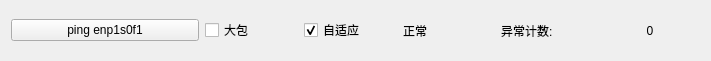
    <widget class="QWidget" name="horizontalLayoutWidget_4">
     <property name="geometry">
      <rect>
       <x>6</x>
       <y>790</y>
       <width>711</width>
       <height>61</height>
      </rect>
     </property>
     <layout class="QHBoxLayout" name="horizontalLayout_4">
      <item>
       <widget class="QPushButton" name="pushButton_4">
        <property name="sizePolicy">
         <sizepolicy hsizetype="Fixed" vsizetype="Fixed">
          <horstretch>188</horstretch>
          <verstretch>0</verstretch>
         </sizepolicy>
        </property>
        <property name="minimumSize">
         <size>
          <width>188</width>
          <height>0</height>
         </size>
        </property>
        <property name="maximumSize">
         <size>
          <width>188</width>
          <height>16777215</height>
         </size>
        </property>
        <property name="styleSheet">
         <string notr="true">font: 20pt &quot;Ubuntu&quot;;</string>
        </property>
        <property name="text">
         <string>ping enp1s0f1</string>
        </property>
       </widget>
      </item>
      <item>
       <widget class="QCheckBox" name="checkBox_bigpack2">
        <property name="styleSheet">
         <string notr="true">font: 20pt &quot;Ubuntu&quot;;</string>
        </property>
        <property name="text">
         <string>大包</string>
        </property>
       </widget>
      </item>
      <item>
       <widget class="QCheckBox" name="checkBox_adap2">
        <property name="styleSheet">
         <string notr="true">font: 20pt &quot;Ubuntu&quot;;</string>
        </property>
        <property name="text">
         <string>自适应</string>
        </property>
        <property name="checked">
         <bool>true</bool>
        </property>
       </widget>
      </item>
      <item>
       <widget class="QLabel" name="label_ping_stat2">
        <property name="styleSheet">
         <string notr="true">font: 20pt &quot;Ubuntu&quot;;</string>
        </property>
        <property name="text">
         <string>正常</string>
        </property>
       </widget>
      </item>
      <item>
       <widget class="QLabel" name="label_66">
        <property name="styleSheet">
         <string notr="true">font: 20pt &quot;Ubuntu&quot;;</string>
        </property>
        <property name="text">
         <string>异常计数:</string>
        </property>
       </widget>
      </item>
      <item>
       <widget class="QLabel" name="label_ping_err2">
        <property name="minimumSize">
         <size>
          <width>100</width>
          <height>0</height>
         </size>
        </property>
        <property name="styleSheet">
         <string notr="true">font: 20pt &quot;Ubuntu&quot;;</string>
        </property>
        <property name="text">
         <string>0</string>
        </property>
        <property name="alignment">
         <set>Qt::AlignCenter</set>
        </property>
       </widget>
      </item>
     </layout>
    </widget>
